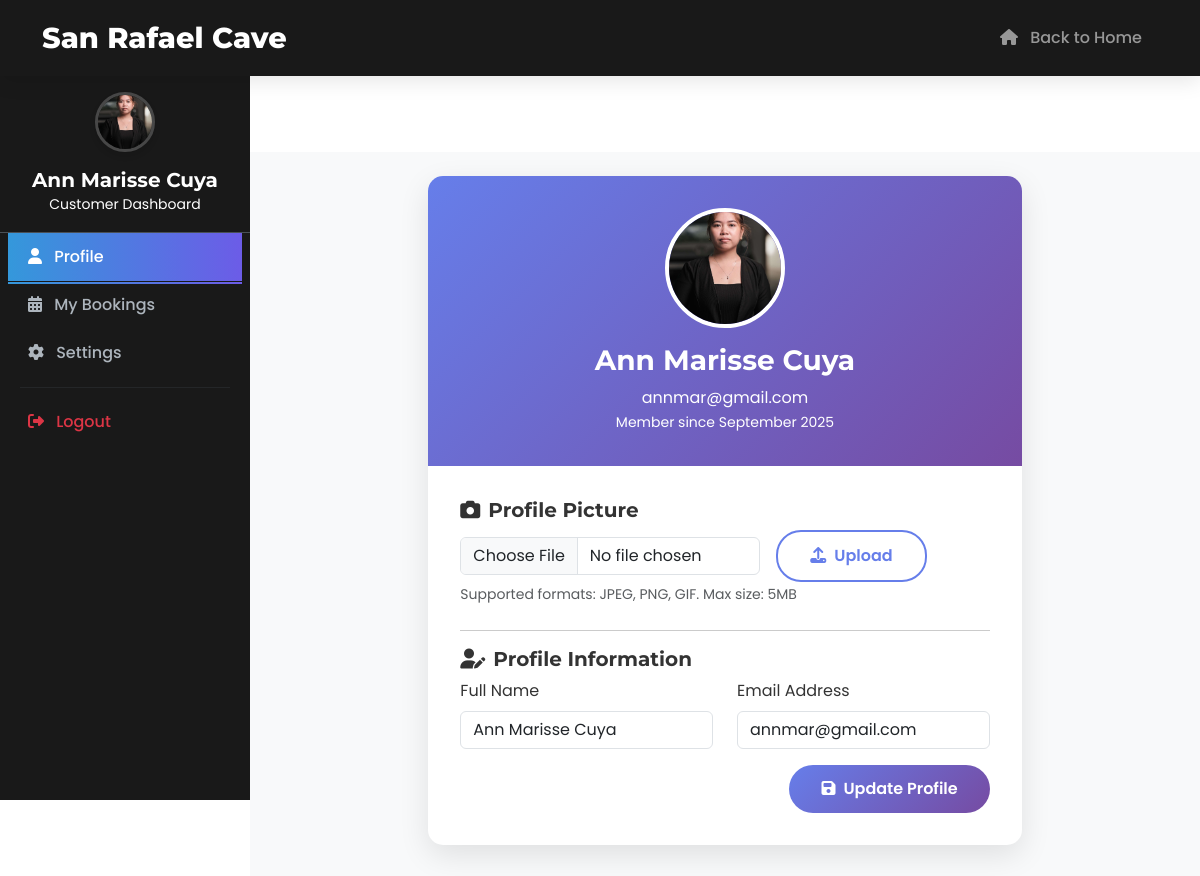
The app's page /customer/profile.php (signed in) with its own data.
### tables this page shows
CREATE TABLE `users` (
  `id` int(11) NOT NULL,
  `fullname` varchar(100) NOT NULL,
  `email` varchar(100) NOT NULL,
  `password` varchar(255) NOT NULL,
  `profile_picture` varchar(500) DEFAULT NULL,
  `created_at` timestamp NOT NULL DEFAULT current_timestamp(),
  `updated_at` timestamp NOT NULL DEFAULT current_timestamp() ON UPDATE current_timestamp()
);

### customer/profile.php (the view, shortened to what this page needs)
<?php
require_once '../includes/db_connect.php';
$user_id = $_SESSION['user_id'];
try {
    $stmt = $pdo->prepare("SELECT * FROM users WHERE id = ?");
    $stmt->execute([$user_id]);
    $user = $stmt->fetch(PDO::FETCH_ASSOC);
} catch (PDOException $e) {
    $error_message = 'Error fetching user data: ' . $e->getMessage();
}
?>
<!DOCTYPE html>
<html lang="en">
<head>
    <link href="https://cdn.jsdelivr.net/npm/bootstrap@5.3.0/dist/css/bootstrap.min.css" rel="stylesheet">
    <link rel="stylesheet" href="https://cdnjs.cloudflare.com/ajax/libs/font-awesome/6.4.0/css/all.min.css">
    <link rel="stylesheet" href="../css/style.css">
</head>
<body>
    <nav class="navbar navbar-expand-lg navbar-dark fixed-top">
        <div class="container">
            <a class="navbar-brand" href="../index.php">San Rafael Cave</a>
            <div class="collapse navbar-collapse" id="navbarNav">
                <ul class="navbar-nav ms-auto">
                    <li class="nav-item">
                        <a class="nav-link" href="../index.php">
                            <i class="fas fa-home me-2"></i>
                            <span>Back to Home</span>
                        </a>
                    </li>
                </ul>
            </div>
        </div>
    </nav>
    <?php include 'sidebar.php'; ?>
    <div class="main-content">
        <div class="container-fluid p-4">
            <div class="row justify-content-center">
                <div class="col-lg-8">
                    <div class="profile-card">
                        <div class="profile-header">
                            <?php if (!empty($user['profile_picture']) && file_exists($user['profile_picture'])): ?>
                                <img src="<?php echo htmlspecialchars($user['profile_picture']); ?>" alt="Profile Picture" class="profile-picture">
                            <?php else: ?>
                                <div class="profile-picture-placeholder">
                                    <i class="fas fa-user"></i>
                                </div>
                            <?php endif; ?>
                            <h3><?php echo htmlspecialchars($user['fullname']); ?></h3>
                            <p class="mb-0"><?php echo htmlspecialchars($user['email']); ?></p>
                            <small>Member since <?php echo date('F Y', strtotime($user['created_at'])); ?></small>
                        </div>
                        <div class="profile-body">
                            <div class="mb-4">
                                <h5><i class="fas fa-camera me-2"></i>Profile Picture</h5>
                                <form method="POST" enctype="multipart/form-data" class="d-flex align-items-center gap-3">
                                    <input type="file" name="profile_picture" accept="image/*" class="form-control" style="max-width: 300px;">
                                    <button type="submit" name="upload_picture" class="btn btn-outline-primary">
                                        <i class="fas fa-upload me-2"></i>Upload
                                    </button>
                                </form>
                                <small class="text-muted">Supported formats: JPEG, PNG, GIF. Max size: 5MB</small>
                            </div>
                            <hr>
                            <h5><i class="fas fa-user-edit me-2"></i>Profile Information</h5>
                            <form method="POST">
                                <div class="row">
                                    <div class="col-md-6 mb-3">
                                        <label for="fullname" class="form-label">Full Name</label>
                                        <input type="text" class="form-control" id="fullname" name="fullname" value="<?php echo htmlspecialchars($user['fullname']); ?>" required>
                                    </div>
                                    <div class="col-md-6 mb-3">
                                        <label for="email" class="form-label">Email Address</label>
                                        <input type="email" class="form-control" id="email" name="email" value="<?php echo htmlspecialchars($user['email']); ?>" required>
                                    </div>
                                </div>
                                <div class="text-end">
                                    <button type="submit" class="btn btn-primary">
                                        <i class="fas fa-save me-2"></i>Update Profile
                                    </button>
                                </div>
                            </form>
                        </div>
                    </div>
                </div>
            </div>
        </div>
    </div>
</body>
</html>

### customer/sidebar.php (shortened to what this page needs)
<?php
$current_page = basename($_SERVER['PHP_SELF']);
require_once '../includes/db_connect.php';
$user_profile_picture = null;
if (isset($_SESSION['user_id'])) {
    try {
        $stmt = $pdo->prepare("SELECT profile_picture FROM users WHERE id = ?");
        $stmt->execute([$_SESSION['user_id']]);
        $user_profile_picture = $stmt->fetchColumn();
    } catch (PDOException $e) {
    }
}
?>
<div class="sidebar bg-dark text-white" id="sidebar">
    <div class="sidebar-header p-3 text-center">
        <div class="user-logo mb-3">
            <?php if (!empty($user_profile_picture) && file_exists($user_profile_picture)): ?>
                <img src="<?php echo htmlspecialchars($user_profile_picture); ?>" alt="Profile Picture" class="circular-logo profile-image">
            <?php endif; ?>
        </div>
        <h5 class="mb-0"><?php echo htmlspecialchars($_SESSION['user_fullname'] ?? 'User'); ?></h5>
        <small class="text-white">Customer Dashboard</small>
    </div>
    <nav class="sidebar-nav">
        <ul class="nav flex-column">
            <li class="nav-item">
                <a class="nav-link <?php echo ($current_page == 'profile.php') ? 'active' : ''; ?>" href="profile.php">
                    <i class="fas fa-user me-2"></i>
                    Profile
                </a>
            </li>
            <li class="nav-item">
                <a class="nav-link <?php echo ($current_page == 'my_bookings.php') ? 'active' : ''; ?>" href="my_bookings.php">
                    <i class="fas fa-calendar-alt me-2"></i>
                    My Bookings
                </a>
            </li>
            <li class="nav-item">
                <a class="nav-link <?php echo ($current_page == 'settings.php') ? 'active' : ''; ?>" href="settings.php">
                    <i class="fas fa-cog me-2"></i>
                    Settings
                </a>
            </li>
            <li class="nav-item mt-auto">
                <hr class="sidebar-divider">
                <a class="nav-link text-danger" href="../includes/logout.php">
                    <i class="fas fa-sign-out-alt me-2"></i>
                    Logout
                </a>
            </li>
        </ul>
    </nav>
</div>

### css/style.css (style rules this page uses)
body { font-family: 'Poppins', sans-serif; color: #333; overflow-x: hidden; }
h1, h2, h3, h4, h5, h6 { font-family: 'Montserrat', sans-serif; font-weight: 700; }
.navbar { background-color: rgba(0, 0, 0, 0.7); transition: all 0.3s ease; padding: 1rem 0; }
.navbar-brand { font-family: 'Montserrat', sans-serif; font-weight: 800; font-size: 1.8rem; color: #fff; }
.nav-link { font-weight: 500; margin: 0 0.5rem; position: relative; transition: all 0.3s ease; }
.nav-link:after { content: ''; position: absolute; width: 0; height: 2px; background: linear-gradient(90deg, #3498db, #6c5ce7); bottom: -3px; left: 0; transition: width 0.3s ease; }
.nav-link:hover:after, .nav-link.active:after { width: 100%; }
.btn-primary { background: linear-gradient(90deg, #3498db, #6c5ce7); border: none; padding: 0.8rem 2rem; font-weight: 600; transition: all 0.3s ease; }

### customer/profile.php (style rules this page uses)
.navbar { background-color: rgba(0, 0, 0, 0.9); transition: all 0.3s ease; padding: 0.7rem 0; box-shadow: 0 5px 20px rgba(0, 0, 0, 0.1); }
.navbar-brand { font-family: 'Montserrat', sans-serif; font-weight: 800; font-size: 1.8rem; color: #fff; }
.nav-link { font-weight: 500; margin: 0 0.5rem; position: relative; transition: all 0.3s ease; }
.nav-link:after { content: ''; position: absolute; width: 0; height: 2px; background: linear-gradient(90deg, #3498db, #6c5ce7); bottom: -3px; left: 0; transition: width 0.3s ease; }
.nav-link:hover:after, .nav-link.active:after { width: 100%; }
body { font-family: 'Poppins', sans-serif; padding-top: 76px; }
.navbar .nav-link { position: relative; text-decoration: none; }
.navbar .nav-link:after { content: ''; position: absolute; width: 0; height: 2px; background: linear-gradient(90deg, #3498db, #6c5ce7); bottom: -3px; left: 0; transition: width 0.3s ease; }
.profile-card { background: #fff; border-radius: 15px; box-shadow: 0 10px 30px rgba(0, 0, 0, 0.1); overflow: hidden; }
.profile-header { background: linear-gradient(135deg, #667eea 0%, #764ba2 100%); color: white; padding: 2rem; text-align: center; }
.profile-picture { width: 120px; height: 120px; border-radius: 50%; border: 4px solid white; object-fit: cover; margin-bottom: 1rem; }
.profile-body { padding: 2rem; }
.btn-primary { background: linear-gradient(135deg, #667eea 0%, #764ba2 100%); border: none; border-radius: 25px; padding: 0.75rem 2rem; font-weight: 600; transition: all 0.3s ease; }
.btn-outline-primary { border: 2px solid #667eea; color: #667eea; border-radius: 25px; padding: 0.75rem 2rem; font-weight: 600; transition: all 0.3s ease; }

### customer/sidebar.php (style rules this page uses)
.sidebar { position: fixed; top: 76px; left: 0; height: calc(100vh - 76px); width: 250px; z-index: 999; transition: transform 0.3s ease; display: flex; flex-direction: column; background-color: rgba(0, 0, 0, 0.9) !important; }
.circular-logo { width: 60px; height: 60px; border-radius: 50%; background: linear-gradient(135deg, #667eea 0%, #764ba2 100%); display: flex; align-items: center; justify-content: center; font-size: 20px; font-weight: bold; color: white; margin: 0 auto; border: 3px solid rgba(255, 255, 255, 0.2); box-shadow: 0 4px 15px rgba(0, 0, 0, 0.2); }
.profile-image { width: 60px; height: 60px; object-fit: cover; background: none; }
.sidebar-nav { flex: 1; padding: 0; }
.sidebar .nav-link { color: #adb5bd; padding: 12px 20px; border-radius: 0; transition: all 0.3s ease; }
.sidebar .nav-link.active { color: #fff; background: linear-gradient(90deg, #3498db, #6c5ce7); }
.sidebar-divider { border-color: #495057; margin: 10px 20px; }
.sidebar-header { border-bottom: 1px solid #495057; }
@media (min-width: 768px) { .main-content { margin-left: 250px; margin-top: 76px; transition: margin-left 0.3s ease; min-height: calc(100vh - 76px); background-color: #f8f9fa; padding-top: 0 !important; } }

### records on screen
users: profile_picture (picture), fullname "Ann Marisse Cuya", email "annmar@gmail.com", created_at "September 2025"

### other values on screen
$_SESSION['user_fullname'] "Ann Marisse Cuya"
